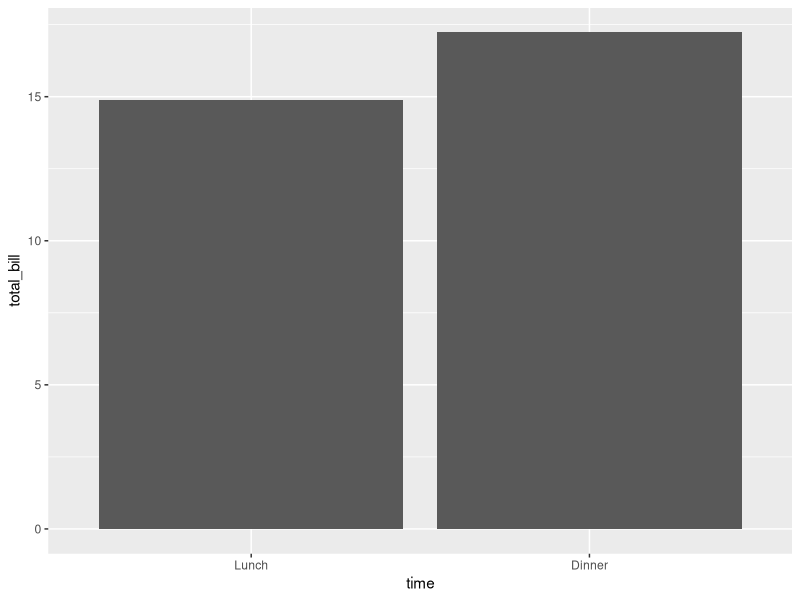
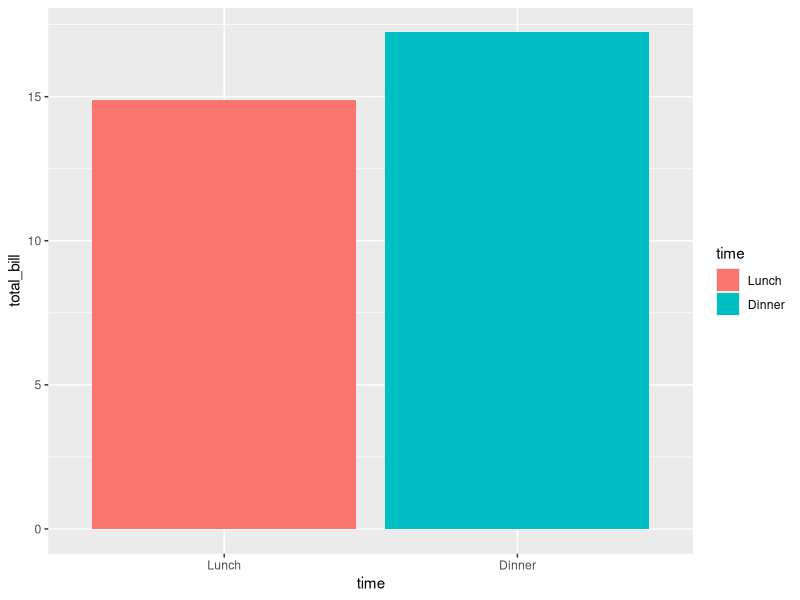
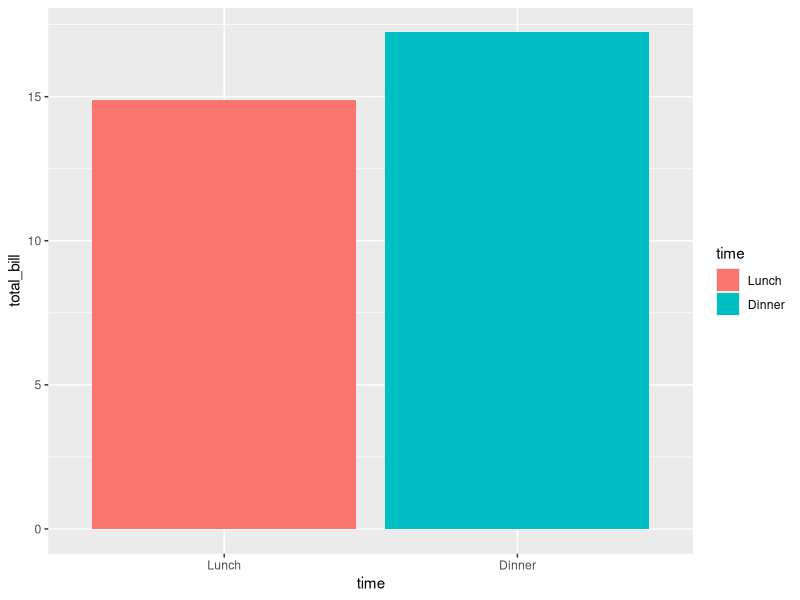
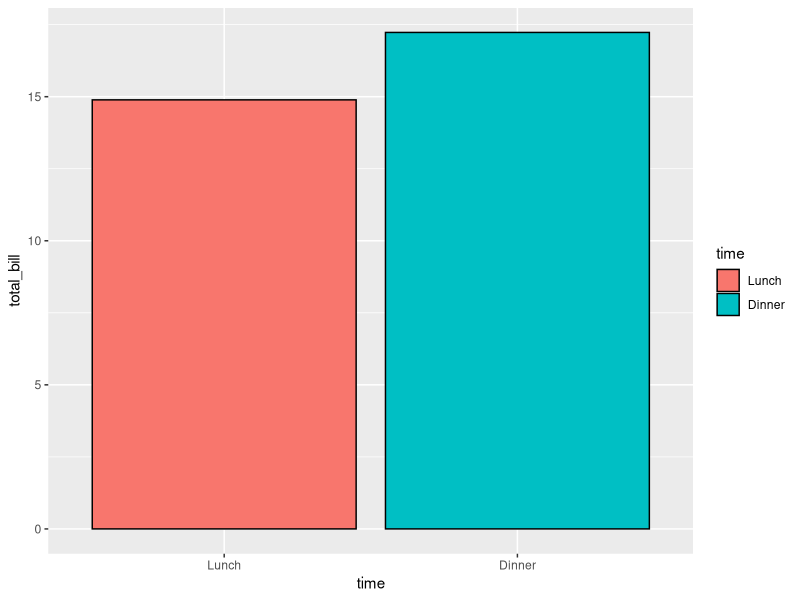
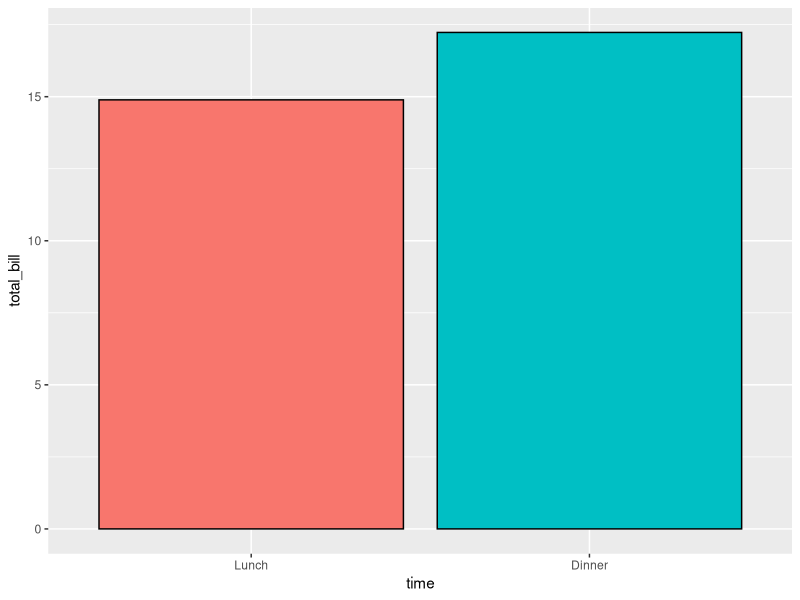

Write the R code that produced these figures, in order.
## ---- chunk 1
library(ggplot2)
## ---- chunk 2
df <- data.frame(time = factor(c("Lunch","Dinner"), levels=c("Lunch","Dinner")),
                 total_bill = c(14.89, 17.23))

## ---- chunk 3
ggplot(data=df, aes(x=time, y=total_bill)) + geom_bar(stat="identity")

## ---- chunk 4
ggplot(data=df, aes(x=time, y=total_bill, fill=time)) + geom_bar(stat="identity")
## ---- chunk 5
ggplot(data=df, aes(x=time, y=total_bill)) + geom_bar(aes(fill=time), stat="identity")
## ---- chunk 6
# Add a black outline
ggplot(data=df, aes(x=time, y=total_bill, fill=time)) + geom_bar(colour="black", stat="identity")

## ---- chunk 7
ggplot(data=df, aes(x=time, y=total_bill, fill=time)) +
    geom_bar(colour="black", stat="identity") +
    guides(fill=FALSE)

